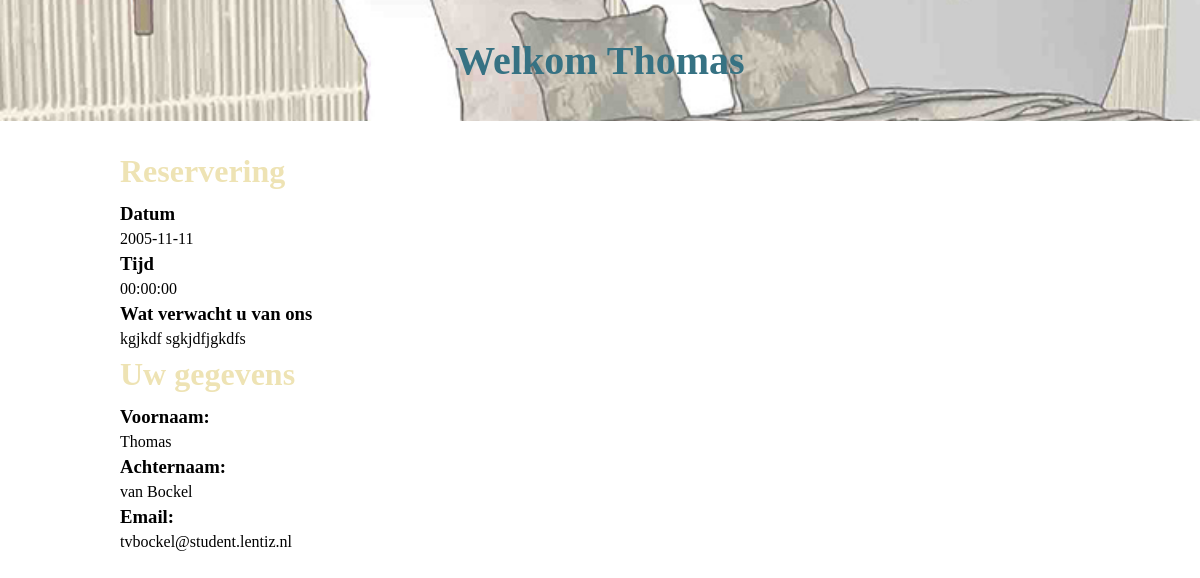
The app's page /profile.php (signed in) with its own data.
### tables this page shows
CREATE TABLE `reservations` (
  `id` bigint NOT NULL,
  `first_name` varchar(50) NOT NULL,
  `last_name` varchar(50) NOT NULL,
  `email` varchar(255) NOT NULL,
  `time` time DEFAULT NULL,
  `date` date DEFAULT NULL,
  `text` text NOT NULL,
  `user_id` bigint NOT NULL
);

CREATE TABLE `users` (
  `id` bigint NOT NULL,
  `first_name` varchar(50) NOT NULL,
  `last_name` varchar(50) NOT NULL,
  `email` varchar(255) NOT NULL,
  `password` varchar(255) NOT NULL,
  `admin_id` tinyint(1) NOT NULL
);

### profile.php (the view, shortened to what this page needs)
<?php
require_once 'include/database.php';
$firstName = $_SESSION['firstName'];
$email = $_SESSION['email'];
$query = "
SELECT * FROM `users` WHERE `email` = '$email'
";
$result = mysqli_query($db, $query)
or die('Error: ' . mysqli_error($db) . 'with query ' . $query);
$row = mysqli_fetch_assoc($result);
$users = $row;
$sql = "
SELECT * FROM `reservations`
INNER JOIN `users`
ON reservations.user_id = users.id
WHERE users.email = '$email'
";
$result = mysqli_query($db, $sql)
or die('Error: ' . mysqli_error($db) . 'with query ' . $sql);
$reservations = mysqli_fetch_assoc($result);
?>
<!doctype html>
<html lang="en">
<head>
    <link rel="stylesheet" href="css/style.css">
    <link rel="stylesheet" href="css/intake.css">
</head>
<body>
<header>
    <h1> Welkom <?= $firstName ?></h1>
</header>
<main>
    <h2>Reservering</h2>
    <h3>Datum</h3>
    <p>
        <?= $reservations['date'] ?>
    </p>
    <h3>Tijd</h3>
    <p>
        <?= $reservations['time'] ?>
    </p>
    <h3>Wat verwacht u van ons</h3>
    <p>
        <?= $reservations['text'] ?>
    </p>
    <h2>Uw gegevens</h2>
    <div>
        <h3>Voornaam:</h3>
        <p>
            <?= $users['first_name'] ?>
        </p>
    </div>
    <div>
        <h3>Achternaam:</h3>
        <p>
            <?= $users['last_name'] ?>
        </p>
    </div>
    <div>
        <h3>Email:</h3>
        <p>
            <?= $users['email'] ?>
        </p>
    </div>
</main>
</body>
</html>

### css/style.css (style rules this page uses)
:root { --navAndFooter: #367283; --linkNavHover: #375082; --textColorBlue: #367283; --textColorYellow: #EEE3B4; --textColorBrown: #7B6340; --colorButton: #EEE3B4; --colorCalender: #7B6340; }
* { box-sizing: border-box; }
p, h1, h2, h3, a { font-family: "Baskerville Old Face", serif; }
h1, h2, h3 { padding: 5px 0; margin: 0; }
h1 { color: var(--textColorBlue); font-size: 2.5rem; }
p { margin: 0; }
body { margin: 0; }
header { padding: 0 10vw; }
main { padding: 3vh 10vw; }

### css/intake.css (style rules this page uses)
h2 { color: var(--textColorYellow); font-size: 2rem; padding: 1vh 0; margin: 0; }
header { background-image: url("../images/header.jpg"); background-size: cover; background-repeat: no-repeat; background-position: center; padding: 4vh 0; display: flex; flex-direction: column; align-items: center; }

### records on screen
reservations: date "2005-11-11", time "00:00:00", text "kgjkdf sgkjdfjgkdfs"
users: first_name "Thomas", last_name "van Bockel", email "tvbockel@student.lentiz.nl"

### other values on screen
$firstName "Thomas"
